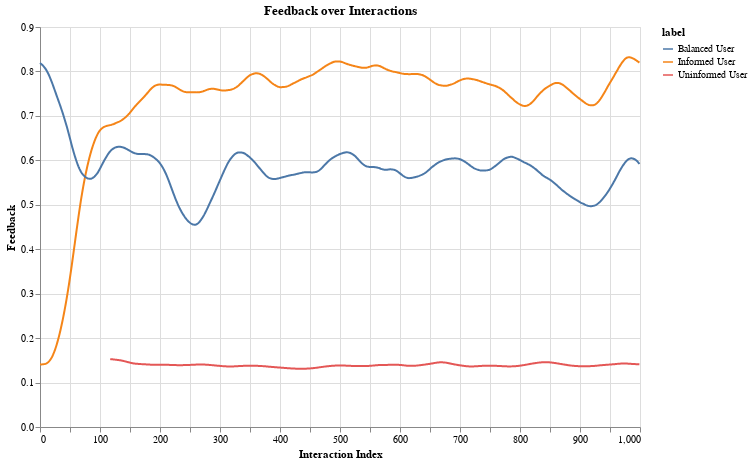

The notebook cell this image was saved under:
### Code cell
correlation_df['feedback'] = correlation_df['feedback'].rolling(window=50).mean()

# MAE over time plot
alt.Chart(correlation_df).mark_line().encode(
    x=alt.X('interaction_index:Q', title='Interaction Index'),
    y=alt.Y('feedback:Q', title='Feedback'),
    color='label:N'
).properties(
    title="Feedback over Interactions",
    width=600,
    height=400
)

### Figure 1 — Vega-Lite specification as saved in the notebook (floating-point values rounded to 4 significant figures; data arrays with more than 128 entries replaced by an {"elided": "..."} marker saying what was removed)
{"config": {"view": {"continuousWidth": 300, "continuousHeight": 300}}, "data": {"name": "data-08f3fd658d5b47190e703313deefca6d"}, "mark": {"type": "line"}, "encoding": {"color": {"field": "label", "type": "nominal"}, "x": {"field": "interaction_index", "title": "Interaction Index", "type": "quantitative"}, "y": {"field": "feedback", "title": "Feedback", "type": "quantitative"}}, "height": 400, "title": "Feedback over Interactions", "width": 600, "$schema": "https://vega.github.io/schema/vega-lite/v5.20.1.json", "datasets": {"data-08f3fd658d5b47190e703313deefca6d": {"elided": "3000 records"}}}
